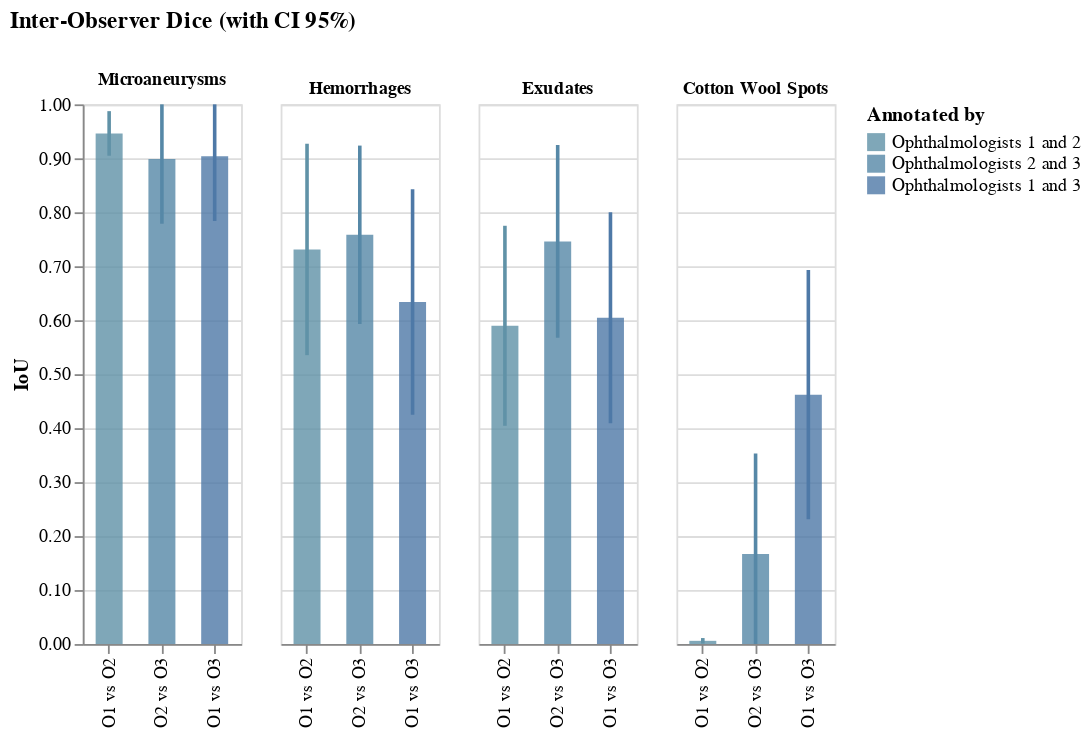

This figure's notebook cell:
### Code cell
def extract_mean_ci(stats):
    if isinstance(stats, dict):
        return {k: extract_mean_ci(v) for k, v in stats.items()}
    stats = np.array(stats)
    stats = stats[~np.isnan(stats)]
    return (np.mean(stats), 2 * np.std(stats) / np.sqrt(16))


lesions = [_.value for _ in [Bio.MICROANEURYSMS, Bio.HEMORRHAGES, Bio.EXUDATES, Bio.COTTON_WOOL_SPOTS]]


def to_mean_ci_series(stats, name_map=None):
    stats = extract_mean_ci(stats)
    if name_map is None:
        name_map = {}
    return {name_map.get(k, k): [v[l][0] for l in lesions] for k, v in stats.items()}, {
        name_map.get(k, k): [v[l][1] for l in lesions] for k, v in stats.items()
    }


dice_mean, dice_ci = to_mean_ci_series(select(stats_per_ret_pairs, "dice"))


chart = plot_compare(
    "IoU",
    src_labels=O_couples_label,
    value=dice_mean,
    CI=dice_ci,
    title="Inter-Observer Dice (with CI 95%)",
    ymax=1,
    color_scale=color_scale,
    lesions=LESIONS,
)
chart.configure_legend(symbolLimit=0)
chart

### Figure 1 — Vega-Lite specification as saved in the notebook (floating-point values rounded to 4 significant figures)
{"config": {"view": {"continuousWidth": 300, "continuousHeight": 300}, "concat": {"spacing": 15}, "title": {"baseline": "bottom", "subtitleFontSize": 10, "subtitleFontWeight": "bold"}}, "hconcat": [{"layer": [{"mark": {"type": "bar", "opacity": 0.8, "size": 15}, "encoding": {"color": {"field": "src_label", "legend": null, "scale": {"domain": ["Ophthalmologists 1 and 2", "Ophthalmologists 2 and 3", "Ophthalmologists 1 and 3"], "range": ["#6092a7", "#5688a7", "#4e79a7"]}, "type": "nominal"}, "tooltip": [{"field": "tooltipValue", "title": "IoU", "type": "nominal"}], "x": {"field": "src", "sort": ["O1 vs O2", "O2 vs O3", "O1 vs O3"], "title": "", "type": "nominal"}, "y": {"axis": {"format": ".2f", "title": "IoU"}, "field": "value", "scale": {"domain": [0, 1]}, "type": "quantitative"}}, "transform": [{"calculate": "format(datum.value, ',.3f') + ' +/- ' + format(datum.CI, ',.3f')", "as": "tooltipValue"}, {"filter": "(datum.lesion === 'Microaneurysms')"}]}, {"mark": {"type": "bar", "width": 2}, "encoding": {"color": {"field": "src_label", "legend": null, "scale": {"domain": ["Ophthalmologists 1 and 2", "Ophthalmologists 2 and 3", "Ophthalmologists 1 and 3"], "range": ["#6092a7", "#5688a7", "#4e79a7"]}, "type": "nominal"}, "tooltip": [{"field": "tooltipValue", "title": "IoU", "type": "nominal"}], "x": {"field": "src", "sort": ["O1 vs O2", "O2 vs O3", "O1 vs O3"], "type": "nominal"}, "y": {"field": "upper_y", "type": "quantitative"}, "y2": {"field": "lower_y"}}, "transform": [{"calculate": "format(datum.value, ',.3f') + ' +/- ' + format(datum.CI, ',.3f')", "as": "tooltipValue"}, {"filter": "(datum.lesion === 'Microaneurysms')"}, {"calculate": "min(datum.value+datum.CI,1)", "as": "upper_y"}, {"calculate": "max(datum.value-datum.CI,0)", "as": "lower_y"}]}], "resolve": {"scale": {"color": "independent"}}, "title": {"text": [], "subtitle": ["Microaneurysms"]}, "width": 88}, {"layer": [{"mark": {"type": "bar", "opacity": 0.8, "size": 15}, "encoding": {"color": {"field": "src_label", "legend": null, "scale": {"domain": ["Ophthalmologists 1 and 2", "Ophthalmologists 2 and 3", "Ophthalmologists 1 and 3"], "range": ["#6092a7", "#5688a7", "#4e79a7"]}, "type": "nominal"}, "tooltip": [{"field": "tooltipValue", "title": "IoU", "type": "nominal"}], "x": {"field": "src", "sort": ["O1 vs O2", "O2 vs O3", "O1 vs O3"], "title": "", "type": "nominal"}, "y": {"axis": {"domain": false, "labels": false, "tickWidth": 0, "title": ""}, "field": "value", "scale": {"domain": [0, 1]}, "type": "quantitative"}}, "transform": [{"calculate": "format(datum.value, ',.3f') + ' +/- ' + format(datum.CI, ',.3f')", "as": "tooltipValue"}, {"filter": "(datum.lesion === 'Hemorrhages')"}]}, {"mark": {"type": "bar", "width": 2}, "encoding": {"color": {"field": "src_label", "legend": null, "scale": {"domain": ["Ophthalmologists 1 and 2", "Ophthalmologists 2 and 3", "Ophthalmologists 1 and 3"], "range": ["#6092a7", "#5688a7", "#4e79a7"]}, "type": "nominal"}, "tooltip": [{"field": "tooltipValue", "title": "IoU", "type": "nominal"}], "x": {"field": "src", "sort": ["O1 vs O2", "O2 vs O3", "O1 vs O3"], "type": "nominal"}, "y": {"field": "upper_y", "type": "quantitative"}, "y2": {"field": "lower_y"}}, "transform": [{"calculate": "format(datum.value, ',.3f') + ' +/- ' + format(datum.CI, ',.3f')", "as": "tooltipValue"}, {"filter": "(datum.lesion === 'Hemorrhages')"}, {"calculate": "min(datum.value+datum.CI,1)", "as": "upper_y"}, {"calculate": "max(datum.value-datum.CI,0)", "as": "lower_y"}]}], "resolve": {"scale": {"color": "independent"}}, "title": {"text": [], "subtitle": ["Hemorrhages"]}, "width": 88}, {"layer": [{"mark": {"type": "bar", "opacity": 0.8, "size": 15}, "encoding": {"color": {"field": "src_label", "legend": null, "scale": {"domain": ["Ophthalmologists 1 and 2", "Ophthalmologists 2 and 3", "Ophthalmologists 1 and 3"], "range": ["#6092a7", "#5688a7", "#4e79a7"]}, "type": "nominal"}, "tooltip": [{"field": "tooltipValue", "title": "IoU", "type": "nominal"}], "x": {"field": "src", "sort": ["O1 vs O2", "O2 vs O3", "O1 vs O3"], "title": "", "type": "nominal"}, "y": {"axis": {"domain": false, "labels": false, "tickWidth": 0, "title": ""}, "field": "value", "scale": {"domain": [0, 1]}, "type": "quantitative"}}, "transform": [{"calculate": "format(datum.value, ',.3f') + ' +/- ' + format(datum.CI, ',.3f')", "as": "tooltipValue"}, {"filter": "(datum.lesion === 'Exudates')"}]}, {"mark": {"type": "bar", "width": 2}, "encoding": {"color": {"field": "src_label", "legend": null, "scale": {"domain": ["Ophthalmologists 1 and 2", "Ophthalmologists 2 and 3", "Ophthalmologists 1 and 3"], "range": ["#6092a7", "#5688a7", "#4e79a7"]}, "type": "nominal"}, "tooltip": [{"field": "tooltipValue", "title": "IoU", "type": "nominal"}], "x": {"field": "src", "sort": ["O1 vs O2", "O2 vs O3", "O1 vs O3"], "type": "nominal"}, "y": {"field": "upper_y", "type": "quantitative"}, "y2": {"field": "lower_y"}}, "transform": [{"calculate": "format(datum.value, ',.3f') + ' +/- ' + format(datum.CI, ',.3f')", "as": "tooltipValue"}, {"filter": "(datum.lesion === 'Exudates')"}, {"calculate": "min(datum.value+datum.CI,1)", "as": "upper_y"}, {"calculate": "max(datum.value-datum.CI,0)", "as": "lower_y"}]}], "resolve": {"scale": {"color": "independent"}}, "title": {"text": [], "subtitle": ["Exudates"]}, "width": 88}, {"layer": [{"mark": {"type": "bar", "opacity": 0.8, "size": 15}, "encoding": {"color": {"field": "src_label", "legend": {"symbolOpacity": 0.8, "symbolStrokeWidth": 0, "symbolType": "square", "title": "Annotated by"}, "scale": {"domain": ["Ophthalmologists 1 and 2", "Ophthalmologists 2 and 3", "Ophthalmologists 1 and 3"], "range": ["#6092a7", "#5688a7", "#4e79a7"]}, "type": "nominal"}, "tooltip": [{"field": "tooltipValue", "title": "IoU", "type": "nominal"}], "x": {"field": "src", "sort": ["O1 vs O2", "O2 vs O3", "O1 vs O3"], "title": "", "type": "nominal"}, "y": {"axis": {"domain": false, "labels": false, "tickWidth": 0, "title": ""}, "field": "value", "scale": {"domain": [0, 1]}, "type": "quantitative"}}, "transform": [{"calculate": "format(datum.value, ',.3f') + ' +/- ' + format(datum.CI, ',.3f')", "as": "tooltipValue"}, {"filter": "(datum.lesion === 'Cotton Wool Spots')"}]}, {"mark": {"type": "bar", "width": 2}, "encoding": {"color": {"field": "src_label", "legend": null, "scale": {"domain": ["Ophthalmologists 1 and 2", "Ophthalmologists 2 and 3", "Ophthalmologists 1 and 3"], "range": ["#6092a7", "#5688a7", "#4e79a7"]}, "type": "nominal"}, "tooltip": [{"field": "tooltipValue", "title": "IoU", "type": "nominal"}], "x": {"field": "src", "sort": ["O1 vs O2", "O2 vs O3", "O1 vs O3"], "type": "nominal"}, "y": {"field": "upper_y", "type": "quantitative"}, "y2": {"field": "lower_y"}}, "transform": [{"calculate": "format(datum.value, ',.3f') + ' +/- ' + format(datum.CI, ',.3f')", "as": "tooltipValue"}, {"filter": "(datum.lesion === 'Cotton Wool Spots')"}, {"calculate": "min(datum.value+datum.CI,1)", "as": "upper_y"}, {"calculate": "max(datum.value-datum.CI,0)", "as": "lower_y"}]}], "resolve": {"scale": {"color": "independent"}}, "title": {"text": [], "subtitle": ["Cotton Wool Spots"]}, "width": 88}], "data": {"name": "data-2463d10bb68d920e14b606fef2ac5c1c"}, "title": "Inter-Observer Dice (with CI 95%)", "$schema": "https://vega.github.io/schema/vega-lite/v5.17.0.json", "datasets": {"data-2463d10bb68d920e14b606fef2ac5c1c": [{"lesion": "Microaneurysms", "src": "O1 vs O2", "src_label": "Ophthalmologists 1 and 2", "value": 0.9461, "CI": 0.0413}, {"lesion": "Hemorrhages", "src": "O1 vs O2", "src_label": "Ophthalmologists 1 and 2", "value": 0.7311, "CI": 0.1959}, {"lesion": "Exudates", "src": "O1 vs O2", "src_label": "Ophthalmologists 1 and 2", "value": 0.5897, "CI": 0.1853}, {"lesion": "Cotton Wool Spots", "src": "O1 vs O2", "src_label": "Ophthalmologists 1 and 2", "value": 0.005944, "CI": 0.005148}, {"lesion": "Microaneurysms", "src": "O2 vs O3", "src_label": "Ophthalmologists 2 and 3", "value": 0.8989, "CI": 0.1202}, {"lesion": "Hemorrhages", "src": "O2 vs O3", "src_label": "Ophthalmologists 2 and 3", "value": 0.7583, "CI": 0.1653}, {"lesion": "Exudates", "src": "O2 vs O3", "src_label": "Ophthalmologists 2 and 3", "value": 0.7459, "CI": 0.1786}, {"lesion": "Cotton Wool Spots", "src": "O2 vs O3", "src_label": "Ophthalmologists 2 and 3", "value": 0.1667, "CI": 0.1863}, {"lesion": "Microaneurysms", "src": "O1 vs O3", "src_label": "Ophthalmologists 1 and 3", "value": 0.9037, "CI": 0.1199}, {"lesion": "Hemorrhages", "src": "O1 vs O3", "src_label": "Ophthalmologists 1 and 3", "value": 0.6339, "CI": 0.2089}, {"lesion": "Exudates", "src": "O1 vs O3", "src_label": "Ophthalmologists 1 and 3", "value": 0.6047, "CI": 0.1956}, {"lesion": "Cotton Wool Spots", "src": "O1 vs O3", "src_label": "Ophthalmologists 1 and 3", "value": 0.4621, "CI": 0.231}]}}
